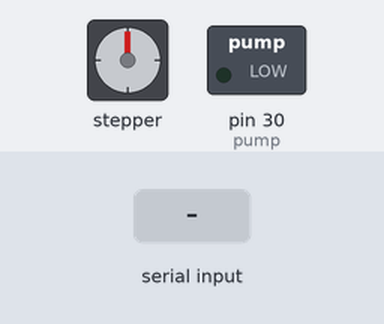
Simulated run of this sketch. Board: Arduino Mega 2560, built with avr-gcc and run on an emulated ATmega2560. Parts: stepper motor, switched loads named in the sketch (green lamp = pin HIGH). Inputs (shaded band) come from the test bench. Stepper angles assume 2048 steps per turn; what the sketch prints to the serial monitor is not drawn.

Above: at 1.2 s.
1.3 s: "1" received over Serial
At 1.95 s:
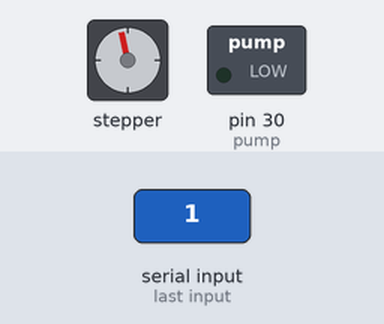
At 21.6 s:
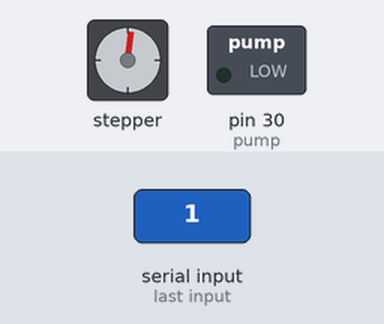
Timing chart, 0 to 21.8 s (numbered marks = the images above; inputs shaded):
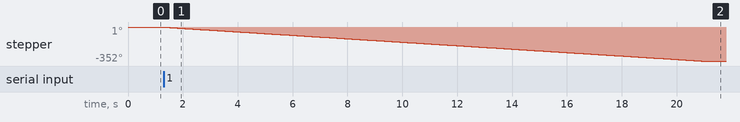

The sketch:

Water_Sampling_System_Final.ino
```cpp
//Includes the Arduino Stepper Library
#include <Stepper.h>
int Movement;

// Defines the number of steps per rotation
const int stepsPerRevolution = 2048;
const int quarter_turn = 512 ;
const int pump = 30;

// Creates an instance of stepper class
// Pins entered in sequence IN1-IN3-IN2-IN4 for proper step sequence
Stepper myStepper = Stepper(stepsPerRevolution, 13, 10, 12, 11);

void setup() {
  Serial.begin(9600);
  pinMode(pump, OUTPUT);
  digitalWrite(pump, LOW);
  Serial.println("ready");
}

void loop() {
  if (Serial.available() > 0) {
    Movement = Serial.read();
    if (Movement == '1'){
      CalibrationToPin();      // Function called to spin motor until end stop is reached
    }

    else if (Movement == '2'){      // '2' by serial calls a water sample to be taken and rotation of holder
      QuarterTurn();
      PumpOn();
    }
  }
}

void CalibrationToPin (){
  myStepper.setSpeed(3);
  myStepper.step(-2000);
  delay(1000);
}

void QuarterTurn (){
  myStepper.setSpeed(5);
  myStepper.step(quarter_turn);
  delay(1000);
}

void PumpOn (){
  digitalWrite(pump, HIGH);
  delay(10000);
  digitalWrite(pump, LOW);
}
```

Measured:
- after the input at 1.3 s, stepper: turns 352° counter-clockwise in 19.6 s, starting at once
